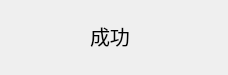
<?xml version="1.0" encoding="UTF-8"?>
<ui version="4.0">
 <class>GenSuccessDialog</class>
 <widget class="QDialog" name="GenSuccessDialog">
  <property name="windowModality">
   <enum>Qt::WindowModal</enum>
  </property>
  <property name="geometry">
   <rect>
    <x>0</x>
    <y>0</y>
    <width>228</width>
    <height>75</height>
   </rect>
  </property>
  <property name="windowTitle">
   <string>结果</string>
  </property>
  <property name="windowIcon">
   <iconset resource="resources/res.qrc">
    <normaloff>:/images/logo.png</normaloff>:/images/logo.png</iconset>
  </property>
  <widget class="QLabel" name="label">
   <property name="geometry">
    <rect>
     <x>90</x>
     <y>10</y>
     <width>111</width>
     <height>51</height>
    </rect>
   </property>
   <property name="font">
    <font>
     <pointsize>15</pointsize>
    </font>
   </property>
   <property name="text">
    <string>成功</string>
   </property>
  </widget>
 </widget>
 <resources>
  <include location="resources/res.qrc"/>
 </resources>
 <connections/>
</ui>
